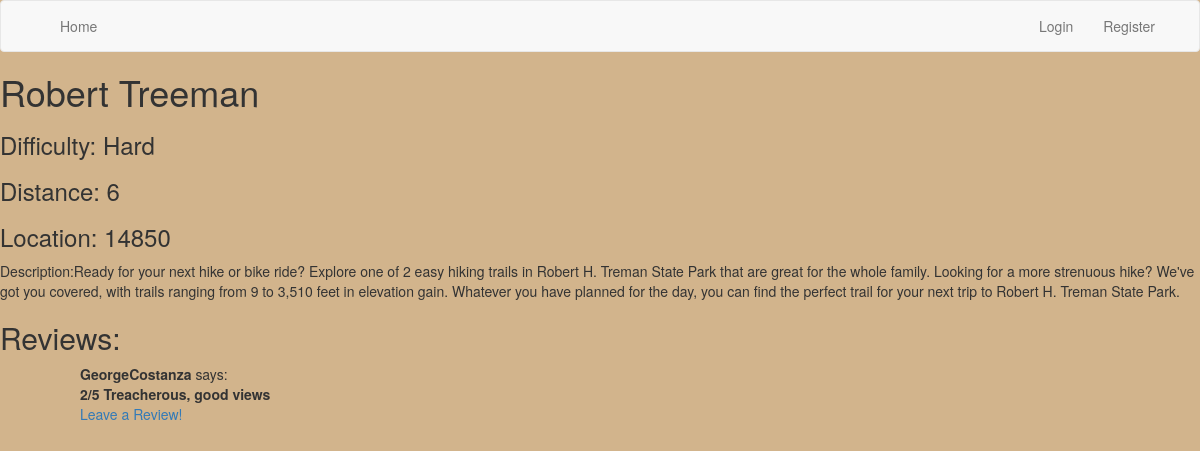
The app's page /trailAndReview/Robert Treeman with its own data.
### app/models.py (models this page shows, shortened)
class Trail(db.Model):
    id = db.Column(db.Integer, primary_key=True)
    name = db.Column(db.String(64), index=True, unique=True)
    distance = db.Column(db.Integer, index=True)
    difficulty = db.Column(db.String(64), index=True)
    location = db.Column(db.String(64), index=True)
    description = db.Column(db.String(64), index=True)
    t2rs = db.relationship('TrailToReview', backref='trail', lazy='dynamic')

class TrailToReview(db.Model):
    id = db.Column(db.Integer, primary_key=True)
    trail_id = db.Column(db.Integer, db.ForeignKey('trail.id'))
    review_id = db.Column(db.Integer, db.ForeignKey('review.id'))

class User(UserMixin, db.Model):
    id = db.Column(db.Integer, primary_key=True)
    username = db.Column(db.String(64), index=True, unique=True)
    email = db.Column(db.String(120), index=True, unique=True)
    password_hash = db.Column(db.String(128))
    reviews = db.relationship('Review', backref='user', lazy='dynamic')

class Review(db.Model):
    id = db.Column(db.Integer, primary_key=True)
    userID = db.Column(db.Integer, db.ForeignKey('user.id'))
    rating = db.Column(db.Integer)
    description = db.Column(db.String(256))
    t2rs = db.relationship('TrailToReview', backref='review', lazy='dynamic')

### app/routes.py (the view)
@app.route('/trailAndReview/<name>')
def trail(name):
    trail = Trail.query.filter(Trail.name == name).first()
    return render_template('trailAndReview.html', trail=trail)

### app/templates/trailAndReview.html (shortened to what this page needs)
{% extends 'base.html' %}
{%  block content %}
<html lang="en">
<head>
</head>
<body>
<h1>{{ trail.name }}</h1>
<h3> Difficulty: {{ trail.difficulty }}</h3>
<h3>Distance: {{ trail.distance }}</h3>
<h3>Location: {{trail.location}}</h3>
Description:{{trail.description}}
<h2>Reviews:</h2>
<ul>
     {% for t2r in trail.t2rs %}
         <ul>
             <b>{{t2r.review.user.username}}</b>
             says:
             <br>
             <b>{{t2r.review.rating}}/5</b>
            <b>{{ t2r.review.description }}</b>
         </ul>
     {% endfor %}
    <ul><a href="{{ url_for('trailreview',name=trail.name) }}">Leave a Review!</a></ul>
</ul>
</body>
</html>
{% endblock %}

### app/static/trails.css (style rules this page uses)
body { background-color: tan; }
* { box-sizing:border-box }

### records on screen
Trail: name "Robert Treeman", difficulty "Hard", distance "6", location "14850", description "Ready for your next hike or bike ride? Explore one of 2 easy hiking trails in Robert H. Treman State Park that are great for the whole family. Looking for a more strenuous hike? We've got you covered, with trails ranging from 9 to 3,510 feet in elevation gain. Whatever you have planned for the day, you can find the perfect trail for your next trip to Robert H. Treman State Park."
TrailToReview: review.user.username "GeorgeCostanza", review.rating "2", review.description "Treacherous, good views"
